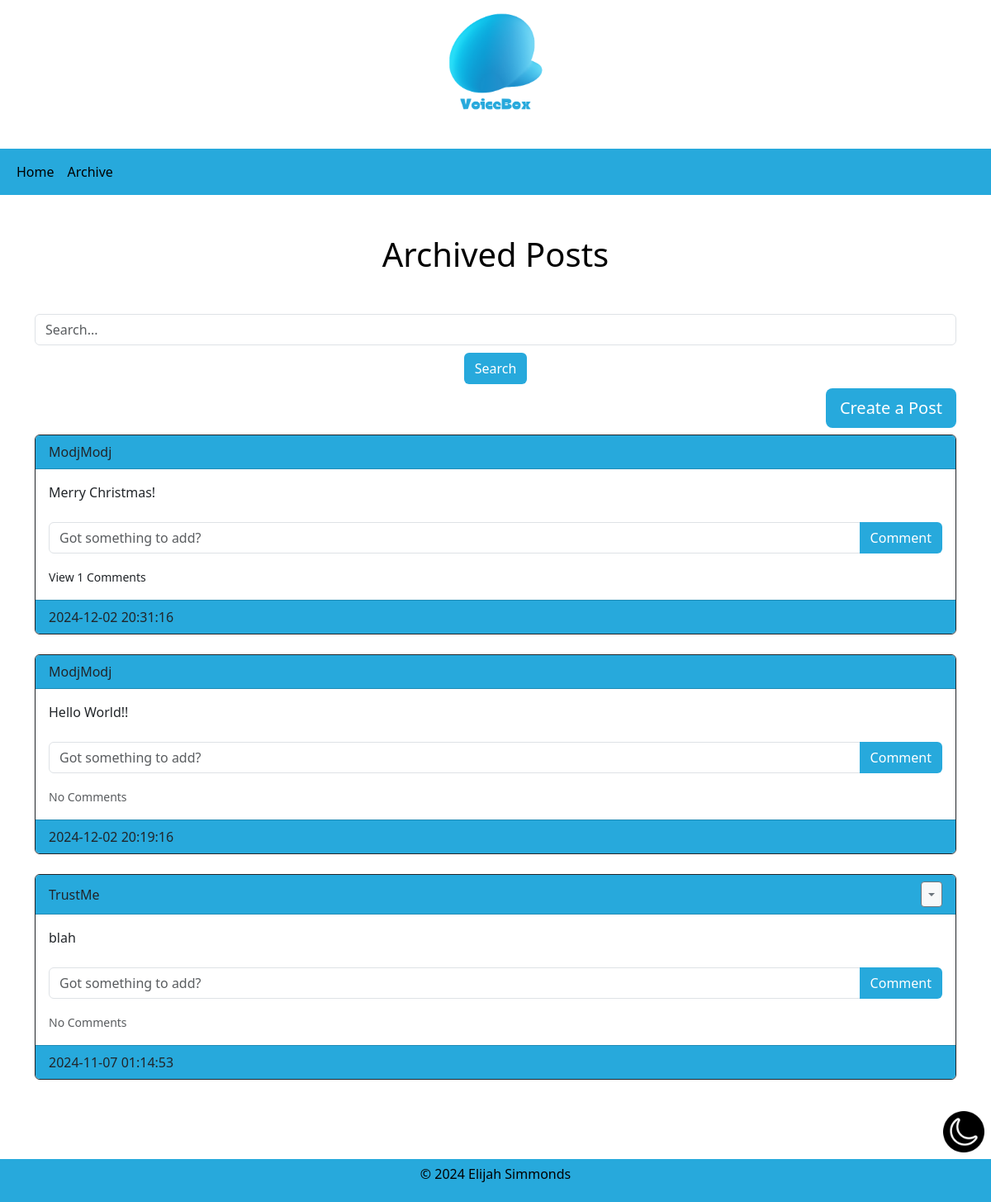
The app's page /archive (signed in) with its own data.
### tables.py (models this page shows)
class Post(db.Model):
    id = db.Column(db.Integer, primary_key=True)
    text = db.Column(db.Text, nullable=False)
    date_created = db.Column(db.DateTime(timezone=True), default=func.now())
    author = db.Column(db.Integer, db.ForeignKey('user.id', ondelete="CASCADE"), nullable=False)
    comments = db.relationship('Comment', backref='post', passive_deletes=True)

class User(db.Model, UserMixin):
    id = db.Column(db.Integer, primary_key=True)
    email = db.Column(db.String(150), unique=True)
    username = db.Column(db.String(150), unique=True)
    password = db.Column(db.String(150))
    date_created = db.Column(db.DateTime(timezone=True), default=func.now())
    posts = db.relationship('Post', backref='user', passive_deletes=True)
    comments = db.relationship('Comment', backref='user', passive_deletes=True)

### views.py (the view)
@views.route("/archive")
@login_required
def archive():
    posts = Post.query.order_by(Post.date_created.desc()).all()
    return render_template("archive.html", user = current_user, posts = posts)

### __init__.py (called while the page is built)
def create_app():
    app = Flask(__name__)
    app.config["SECRET_KEY"] = "HawkI"
    app.config["SQLALCHEMY_DATABASE_URI"] = f'sqlite:///{DB_NAME}'
    db.init_app(app)
    from views import views
    from auth import auth
    app.register_blueprint(views, url_prefix="/")
    app.register_blueprint(auth, url_prefix="/")
    from tables import User, Post, Comment
    with app.app_context():
        db.create_all()
    login_manager = LoginManager()
    login_manager.login_view = "auth.login"
    login_manager.init_app(app)
    @login_manager.user_loader
    def load_user(id):
        return User.query.get(int(id))
    return app

### templates/archive.html (shortened to what this page needs)
{% extends "posts_div.html" %}
{% block header %}
<br>
Archived Posts
<form method="GET" action="{{ url_for('views.search') }}">
        <br>
        <input type="text" name="query" class="form-control" placeholder="Search...">
        <div align="center">
                <button class="btn btn-custom" type="submit">Search</button>
        </div>
</form>
<div align="right">
        <a href = "/create-post"><button type = "button" class="btn btn-custom btn-lg">Create a Post</button></a>
</div>
{% endblock %}

### templates/posts_div.html (shortened to what this page needs)
{% extends "layout.html" %}
{% block content %}
<h1 align="center">
{% block header %}{% endblock %}
</h1>
<div id="posts">
    {% for post in posts %}
    <div class="card border-dark">
            <div class="card-header d-flex justify-content-between align-items-center btn-custom">
                    <a href="/user/{{post.user.username}}" class="text-dark">{{post.user.username}}</a>
                    {%if user.id == post.author%}
                    <div class = "btn-group">
                            <button type= "button" class = "btn btn-sm btn-light btn-outline-secondary dropdown-toggle" data-toggle="dropdown"></button>
                    </div>
                    {%endif%}
            </div>
            <div class = "card-body">
                    <div class = "card-text">{{post.text}}</div>
                    <br>
                    <form class="input-group mb-3" method="POST" action="/create-comment/{{post.id}}">
                        <input type="text" name="text" id="text" class="form-control" placeholder="Got something to add?">
                        <button type = "submit" class="btn btn-custom">Comment</button>
                    </form>
                    <p class="card-text">
                    {%if post.comments|length > 0%}
                    <a data-toggle="collapse" href="#comments-{{post.id}}" role="button">
                        <small class="text-dark">View {{post.comments|length}} Comments</small>
                    </a>
                    {%else%}
                    <small class="text-muted">No Comments</small>
                    {%endif%}
                    </p>
            </div>
            <div class = "card-footer btn-custom text-dark">
                    {{post.date_created}}
            </div>
    </div>
    <br>
    {%endfor%}
</div>
{% endblock %}

### templates/layout.html (style rules this page uses)
a:link { color: white; text-decoration: none; text-align: center; }
body { padding-bottom: 100px }
body.light-mode { background-color: white; color: black; }
body.light-mode a { color: black; }
.btn-custom.light-mode { color: white; background-color: #27a9dc; }

### records on screen
Post: user.username "ModjModj", text "Merry Christmas!", comments|length "1", date_created "2024-12-02 20:31:16"
Post: user.username "ModjModj", text "Hello World!!", shows "No Comments", date_created "2024-12-02 20:19:16"
Post: user.username "TrustMe", text "blah", shows "No Comments", date_created "2024-11-07 01:14:53"
